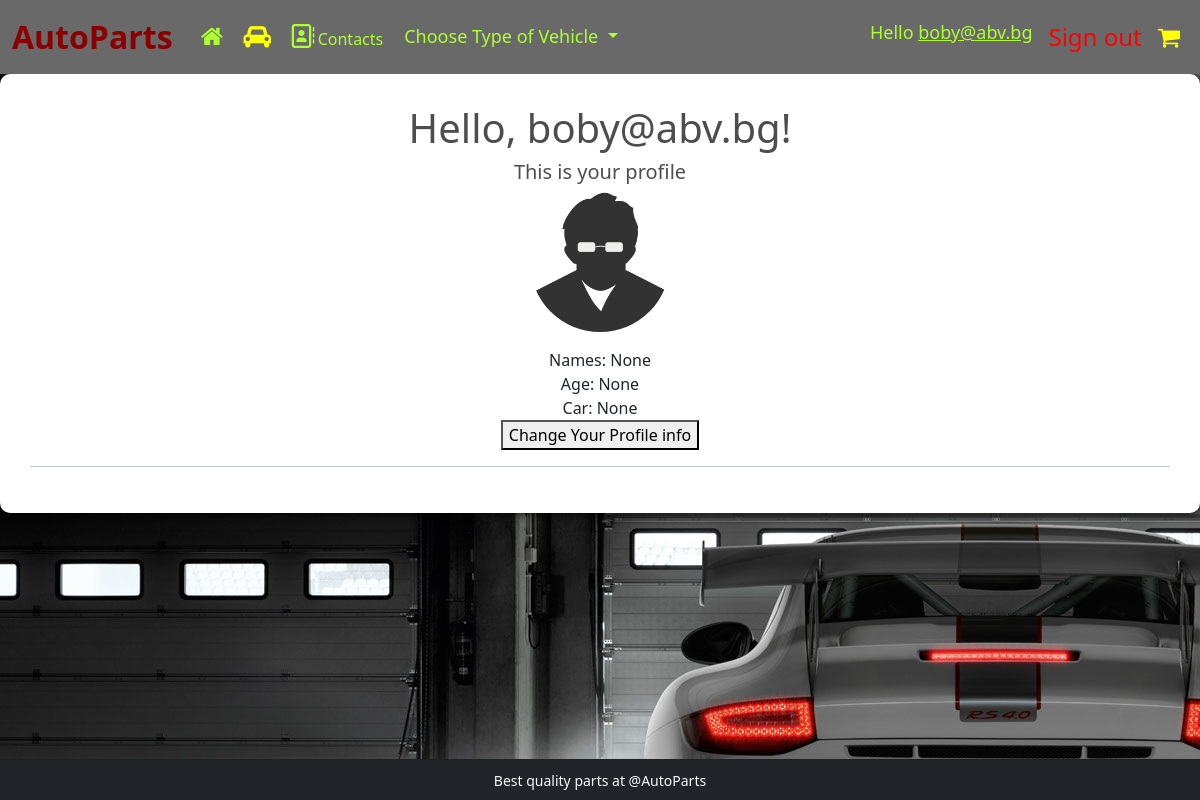
The page /account/ (signed in) on the database as committed earlier.
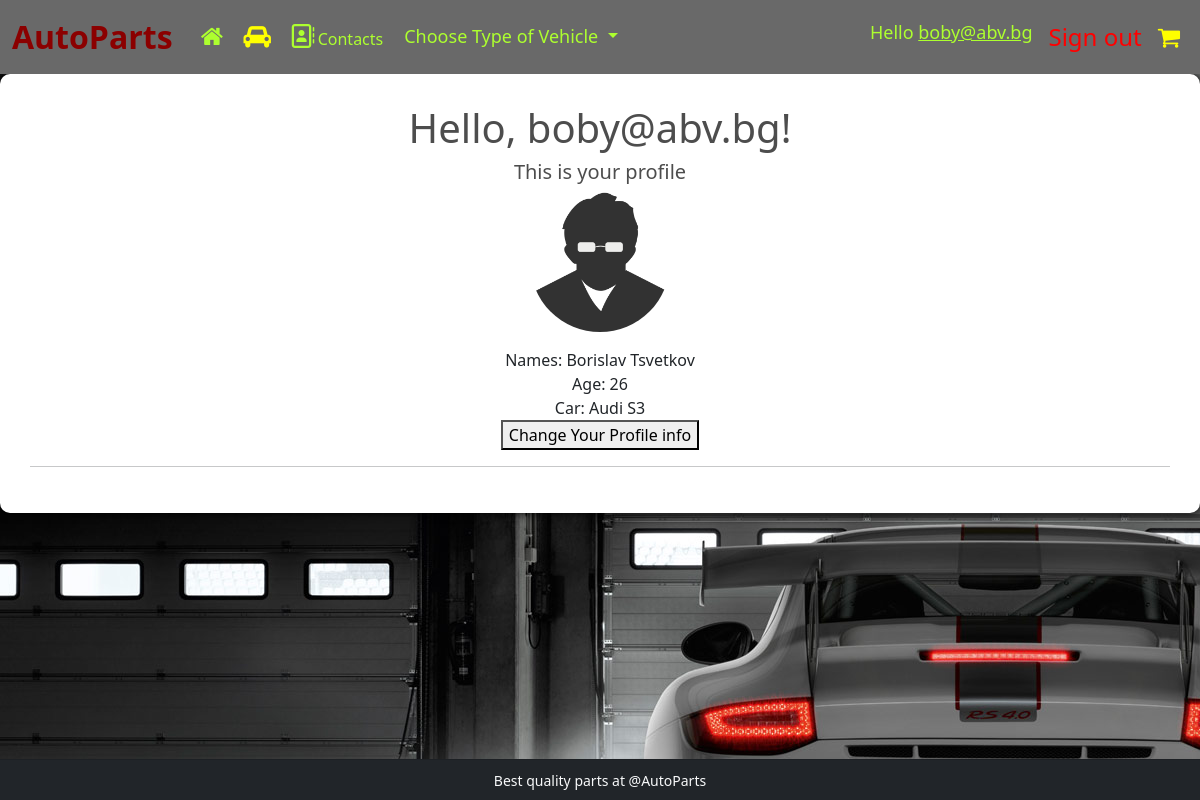
The same page on the database as committed later.
### AutoParts/account_auth/models.py (models this page shows)
class SiteUser(AbstractBaseUser, PermissionsMixin):
    email = models.EmailField(
        unique=True,
        error_messages={
            'unique': "A user with that email already exists.",
        }
    )
    is_staff = models.BooleanField(
        default=False,
    )
    date_joined = models.DateTimeField(
        default=timezone.now
    )
    objects = SiteUserManager()
    USERNAME_FIELD = 'email'

### AutoParts/accounts/models.py (models this page shows, shortened)
class Profile(models.Model):
    first_name = models.CharField(
        max_length=20,
        blank=True,
        null=True,
    )
    last_name = models.CharField(
        max_length=20,
        blank=True,
    )
    profile_picture = models.ImageField(
        upload_to='profiles',
        blank=True,
    )
    age = models.IntegerField(
        blank=True,
        null=True,
    )
    is_done = models.BooleanField(
        default=False,
    )
    user = models.OneToOneField(
        UserModel,
        on_delete=models.CASCADE,
        primary_key=True,
    )
    car = models.ForeignKey(
        Vehicle,
        on_delete=models.CASCADE,
        blank=True,
        null=True,
    )

### AutoParts/vehicle/models.py (models this page shows)
class Vehicle(models.Model):
    ALL_CHOICES = (
        ('Car', 'Car'),
        ('Truck', 'Truck'),
        ('Motorcycle', 'Motorcycle'),
    )
    vehicle_type = models.CharField(
        max_length=25,
        choices=ALL_CHOICES,
    )
    manufacturer = models.ForeignKey(
        Manufacturer,
        on_delete=models.CASCADE
    )
    model = models.ForeignKey(
        VehicleModels,
        on_delete=models.CASCADE
    )
    def __str__(self):
        return f'{self.manufacturer} {self.model}'

class Manufacturer(models.Model):
    name = models.CharField(
        max_length=15,
    )
    image = models.FileField(
        upload_to='Manufacturers'
    )
    def __str__(self):
        return self.name

class VehicleModels(models.Model):
    name = models.CharField(
        max_length=15,
    )
    engine = models.ForeignKey(
        EngineModel,
        on_delete=models.CASCADE
    )
    image_url = models.URLField()
    production_date = models.DateTimeField()
    def __str__(self):
        return self.name

### AutoParts/accounts/views.py (the view)
# urls.py: path('', ProfileDetailsView.as_view(), name='profile details'),
class ProfileDetailsView(FormView):
    template_name = 'pages/profile-details.html'
    form_class = ProfileForm
    def get_context_data(self, **kwargs):
        context = super().get_context_data(**kwargs)
        context['profile'] = Profile.objects.get(pk=self.request.user.id)
        return context

### templates/pages/profile-details.html
{% extends 'base.html' %}
{% load static %}
{% block content %}
    <div class="form-container">
    <div class="text-center">
        <h1>Hello, {{ request.user }}!</h1>
        <h5>This is your profile</h5>
        {% if profile.profile_picture %}
            <img class="rounded-circle mb-3" src="{{ profile.profile_picture.url }}" alt="Generic placeholder image"
                 width="140" height="140">
        {% else %}
            <img class="rounded-circle mb-3" src="{% static 'images/Generic-person.svg.png' %}"
                 alt="Generic placeholder image" width="140" height="140">
        {% endif %}
        <div class="w-50 m-auto">
            Names: {{ profile.first_name }} {{ profile.last_name }} <br>
            Age: {{ profile.age }} <br>
            Car: {{ profile.car }} <br>
            <a href="{% url 'change profile' %}">
                <button>Change Your Profile info</button>
            </a>
        </div>
    </div>
    <hr>
</div>
{% endblock %}

### templates/base.html (shortened to what this page needs)
{% load static %}
<!DOCTYPE html>
<html lang="en">
<head>
    <link rel="stylesheet" href="path/to/font-awesome/css/font-awesome.min.css">
    <link rel="stylesheet" href="https://cdnjs.cloudflare.com/ajax/libs/font-awesome/4.7.0/css/font-awesome.min.css">
    <link href="https://cdn.jsdelivr.net/npm/bootstrap@5.0.2/dist/css/bootstrap.min.css" rel="stylesheet"
>
    <link rel="stylesheet" type="text/css" href="{% static 'css/global.css' %}"/>
<body id="bg" style="background-image: url('{% static "images/wallpaper.jpg" %}');"/>
</head>
<body>
{% include 'common/navigation.html' %}
{% block content %}
{% endblock %}
{% include 'common/footer.html' %}
</body>
</html>

### templates/common/navigation.html (shortened to what this page needs)
{% load static %}
<nav class="navbar navbar-expand-lg navbar-light" style="background: dimgray">
    <div class="container-fluid">
        <a class="navbar-brand navbar-light-brand-hover-color" style="color: darkred;font-size: xx-large;" href="{% url 'index' %}"><strong>AutoParts</strong></a>
        <div class="collapse navbar-collapse" id="navbarNav">
            <ul class="navbar-nav">
                <li class="nav-item">
                    <a class="nav-link active" title="Home" aria-current="page" href="{% url 'index' %}"><i style="font-size: x-large;color: greenyellow"
                            class="fa fa-fw fa-home"></i></a>
                <li class="nav-item">
                    <a class="nav-link" title="Garage" href="{% url 'garage' %}"><i class="fa fa-car" style="font-size: x-large;color: yellow"
                                                                                    aria-hidden="true"></i></a>
                </li>
                <li class="nav-item">
                    <a class="nav-link" style="color: greenyellow;font-size: medium;" href="{% url 'contacts' %}"><i style="font-size: x-large;color: greenyellow"
                            class="fa fa-fw fa-address-book-o"></i>Contacts</a>
                </li>
                <li class="nav-item">
                    <div class="dropdown">
                        <button class="btn dropdown-toggle " style="font-size: large;color: greenyellow" type="button" id="dropdownMenuButton1"
                                data-bs-toggle="dropdown" aria-expanded="false">
                            Choose Type of Vehicle
                        </button>
                    </div>
                </li>
            </ul>
        </div>
        <div class="nav navbar-nav navbar-right" id="navbarNav">
            <ul class="navbar-nav">
                {% if request.user.is_authenticated %}
                    <li class="nav-link" style="font-size: large;color: greenyellow">
                        Hello <a style="color: greenyellow" href="{% url 'profile details' %}">{{ request.user }}</a>
                    </li>
                    <li class="nav-item">
                        <a class="nav-link" style="font-size: x-large;color: red" href="{% url 'sign out' %}">Sign out</a>
                    </li>
                {% endif %}
                <li class="nav-item">
                    <a class="nav-link" style="font-size: x-large;color: yellow" href="{% url 'cart' %}"><i class="fa fa-shopping-cart" aria-hidden="true"></i>
                    </a>
                </li>
            </ul>
        </div>
    </div>
</nav>

### templates/common/footer.html
  <div class="card-footer navbar-dark bg-dark footer fixed-bottom text-center">
      <small class="text-light text-center">Best quality parts at @AutoParts</small>
    </div>

### static/css/global.css (style rules this page uses)
.form-container { background: #fff; padding: 30px; border-radius: 10px; box-shadow: 0 0 10px 0 #000; }
body { background-color: hsl(0, 0%, 98%); }
h1,h2,h3,h4,h5,h6 { color:hsl(0, 0%, 30%); }
.bg-dark { background-color: red; }
.btn { border-radius: 0; }

Rows that differ between the two databases and show on the page:
changed Profile: first_name "None" → "Borislav"; last_name (not shown) → "Tsvetkov"; age "None" → "26"; car "None" → "Audi S3"
